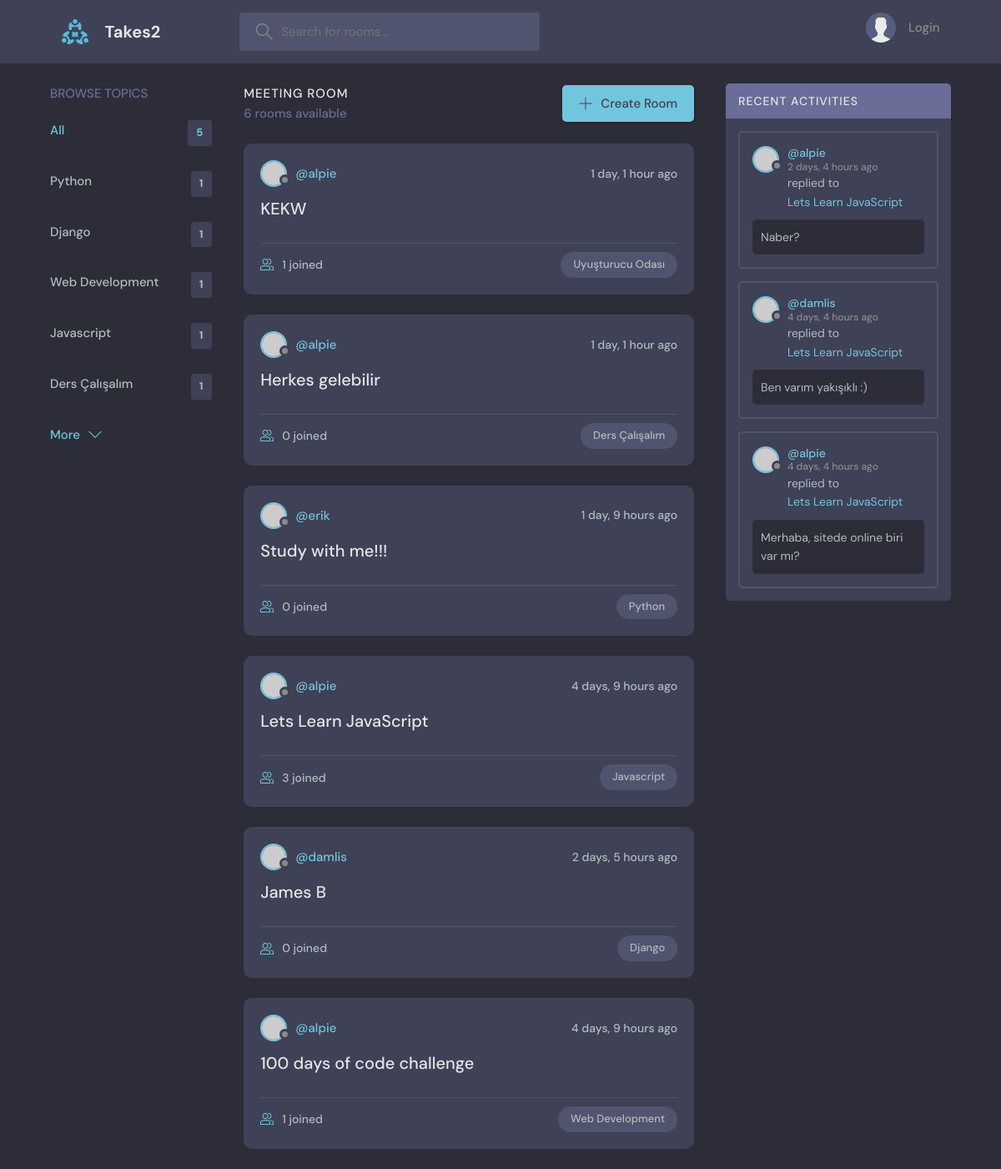
The page / on the database its author committed.
### base/models.py (models this page shows, shortened)
class Topic(models.Model):
	name = models.CharField(max_length = 200)

class Room(models.Model):
	host    = models.ForeignKey(User, on_delete = models.SET_NULL, null = True)
	topic   = models.ForeignKey(Topic, on_delete = models.SET_NULL, null = True)
	name    = models.CharField(max_length = 200)
	desc    = models.TextField(null = True, blank = True)
	participants = models.ManyToManyField(
		User, related_name = 'participants', blank = True
		)
	updated = models.DateTimeField(auto_now = True)
	created = models.DateTimeField(auto_now_add = True)
	def __str__(self):
		return self.name
	class Meta:
		ordering = ['-updated', '-created']

class Message(models.Model):
	user    = models.ForeignKey(User, on_delete =models.CASCADE)
	room    = models.ForeignKey(Room, on_delete = models.CASCADE)
	body    = models.TextField()
	updated = models.DateTimeField(auto_now = True)
	created = models.DateTimeField(auto_now_add = True)
	class Meta:
		ordering = ['-updated', '-created']

### base/views.py (the view)
# urls.py: path('', views.home, name = 'home'),
def home(request):
    q = request.GET.get('q') if request.GET.get('q') != None else ''
    rooms = Room.objects.filter(
        Q(topic__name__icontains=q) |
        Q(name__icontains=q) |
        Q(desc__icontains=q)
        )
    topics = Topic.objects.all()[0:5]
    room_count = rooms.count()
    room_messages = Message.objects.filter(Q(room__topic__name__icontains = q))
    context = {
    'rooms': rooms,
    'topics': topics,
    'room_count': room_count,
    'room_messages': room_messages,
    }
    return render(request, 'base/home.html', context)

### base/templates/base/home.html (shortened to what this page needs)
{% extends 'main.html' %}
{% block content %}
  <main class="layout layout--3">
    <div class="container">
      {% include 'base/topics_component.html' %}
      <div class="roomList">
        <div class="roomList__header">
          <div>
            <h2>Meeting Room</h2>
            <p>{{room_count}} rooms available</p>
          </div>
          <a class="btn btn--main" href="{% url 'create-room' %}">
            <svg version="1.1" xmlns="http://www.w3.org/2000/svg" width="32" height="32" viewBox="0 0 32 32">
              <title>add</title>
              <path
                d="M16.943 0.943h-1.885v14.115h-14.115v1.885h14.115v14.115h1.885v-14.115h14.115v-1.885h-14.115v-14.115z"
              ></path>
            </svg>
            Create Room
          </a>
        </div>
        {% include 'base/feed_component.html' %}
      </div>
      {% include 'base/activity_component.html' %}
    </div>
  </main>
{% endblock content %}

### base/templates/base/topics_component.html
<div class="topics">
	<div class="topics__header">
		<h2>Browse Topics</h2>
	</div>
	<ul class="topics__list">
		<li>
			<a href="{% url 'home' %}" class="active">All <span>{{topics.count}}</span></a>
		</li>
		{% for topic in topics %}
			<li>
				<a href="{% url 'home' %}?q={{topic.name}}">{{topic.name}} <span>{{topic.room_set.all.count}}</span></a>
			</li>
		{% endfor %}
	</ul>
	<a class="btn btn--link" href="{% url 'topics' %}">
		More
		<svg version="1.1" xmlns="http://www.w3.org/2000/svg" width="32" height="32" viewBox="0 0 32 32">
			<title>chevron-down</title>
		<path d="M16 21l-13-13h-3l16 16 16-16h-3l-13 13z"></path>
	</svg>
</a>
</div>

### base/templates/base/feed_component.html (shortened to what this page needs)
{% for room in rooms %}
	<div class="roomListRoom">
		<div class="roomListRoom__header">
			<a href="{% url 'user-profile' room.host.id %}" class="roomListRoom__author">
				<div class="avatar avatar--small">
					<img src="https://randomuser.me/api/portraits/women/11.jpg" />
				</div>
				<span>@{{room.host.username}}</span>
			</a>
			<div class="roomListRoom__actions">
				<span>{{room.created|timesince}} ago</span>
			</div>
		</div>
		<div class="roomListRoom__content">
			<a href="{% url 'room' room.id %}">{{room.name}}</a>
		</div>
		<div class="roomListRoom__meta">
			<a href="{% url 'room' room.id %}" class="roomListRoom__joined">
				{{room.participants.all.count}} joined
			</a>
			<p class="roomListRoom__topic">{{room.topic.name}}</p>
		</div>
	</div>
{% endfor %}

### base/templates/base/activity_component.html (shortened to what this page needs)
<div class="activities">
	<div class="activities__header">
		<h2>Recent Activities</h2>
	</div>
	{% for message in room_messages %}
		<div class="activities__box">
			<div class="activities__boxHeader roomListRoom__header">
				<a href="{% url 'user-profile' message.user.id %}" class="roomListRoom__author">
					<div class="avatar avatar--small">
						<img src="https://randomuser.me/api/portraits/women/11.jpg" />
					</div>
					<p>
						@{{message.user}}
						<span>{{message.created|timesince}} ago</span>
					</p>
				</a>
			</div>
			<div class="activities__boxContent">
				<p>replied to <a href="{% url 'room' message.room.id %}">{{message.room}}</a></p>
				<div class="activities__boxRoomContent">
					{{message.body}}
				</div>
			</div>
		</div>
	{% endfor %}
</div>

### rows shown on the page
Topic: name "Python", room_set.all.count "1"
Topic: name "Django", room_set.all.count "1"
Topic: name "Web Development", room_set.all.count "1"
Topic: name "Javascript", room_set.all.count "1"
Topic: name "Ders Çalışalım", room_set.all.count "1"
Room: host.username "alpie", created "1 day, 1 hour", name "KEKW", participants.all.count "1", topic.name "Uyuşturucu Odası"
Room: host.username "alpie", created "1 day, 1 hour", name "Herkes gelebilir", participants.all.count "0", topic.name "Ders Çalışalım"
Room: host.username "erik", created "1 day, 9 hours", name "Study with me!!!", participants.all.count "0", topic.name "Python"
Room: host.username "alpie", created "4 days, 9 hours", name "Lets Learn JavaScript", participants.all.count "3", topic.name "Javascript"
Room: host.username "damlis", created "2 days, 5 hours", name "James B", participants.all.count "0", topic.name "Django"
Room: host.username "alpie", created "4 days, 9 hours", name "100 days of code challenge", participants.all.count "1", topic.name "Web Development"
Message: user "alpie", created "2 days, 4 hours", room "Lets Learn JavaScript", body "Naber?"
Message: user "damlis", created "4 days, 4 hours", room "Lets Learn JavaScript", body "Ben varım yakışıklı :)"
Message: user "alpie", created "4 days, 4 hours", room "Lets Learn JavaScript", body "Merhaba, sitede online biri var mı?"

### other values the page prints
{{ topics.count }} "5"
{{ room_count }} "6"
